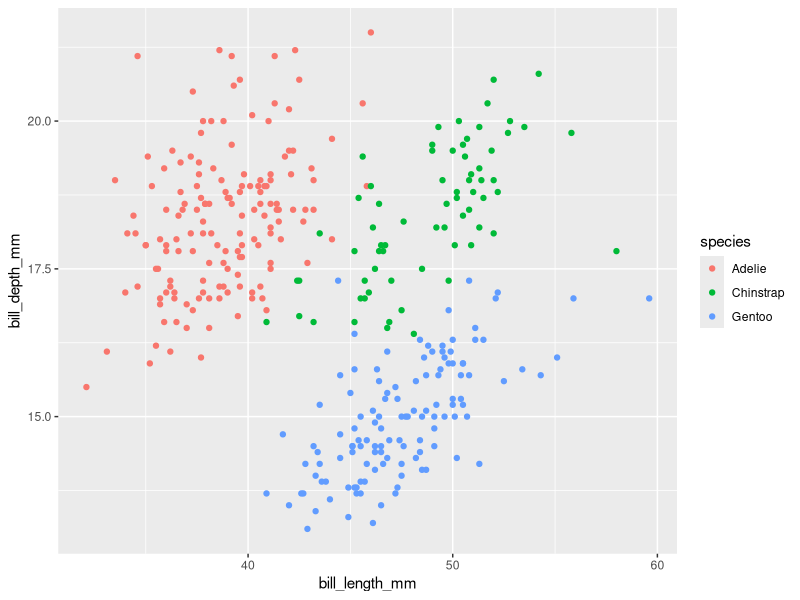
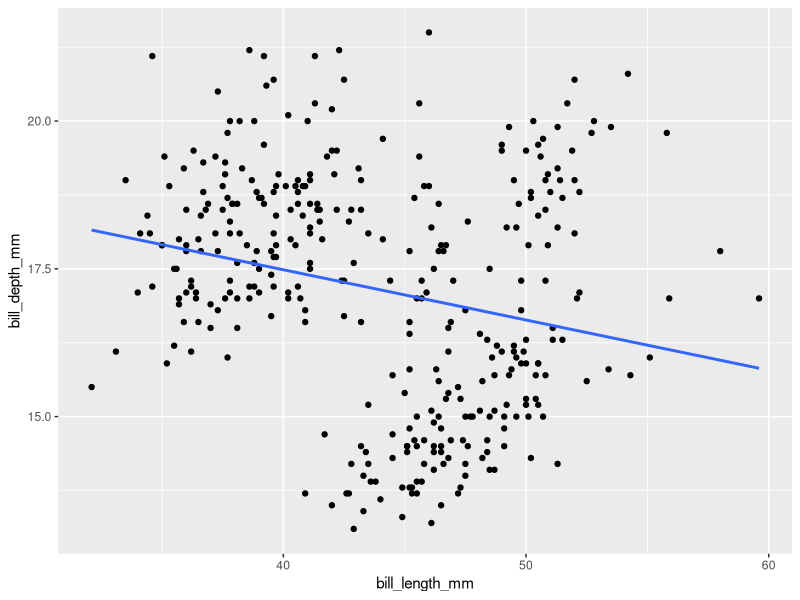
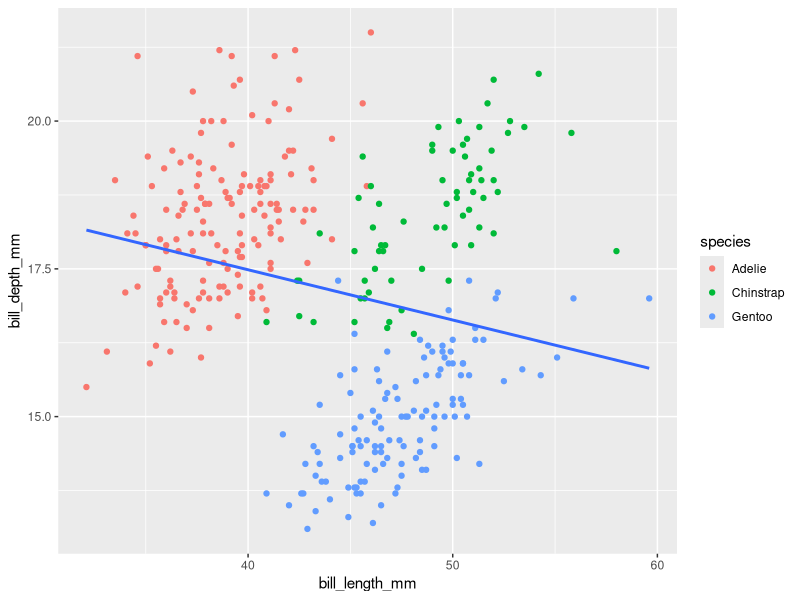
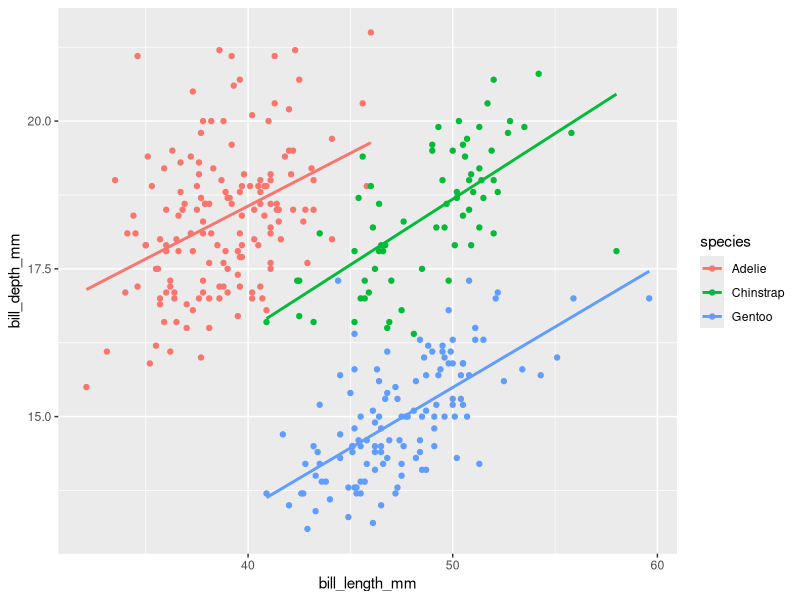

Recreate these plots in R, in order.
## ---- chunk 1
library(palmerpenguins)
library(ggplot2)
## ---- chunk 2
knitr::kable(summary(penguins))
## ---- chunk 3
penguins_ordered <- dplyr::arrange(penguins, bill_length_mm)
knitr::kable(rbind(head(penguins_ordered,n=7),tail(penguins_ordered,n=4)))
## ---- chunk 4
ggplot(penguins) +
  geom_point(aes(bill_length_mm,bill_depth_mm,color=species))
## ---- chunk 5
lmfit1 <- summary(lm(bill_depth_mm ~ bill_length_mm, penguins))
lmfit1
ggplot(penguins) +
  geom_point(aes(bill_length_mm,bill_depth_mm)) +
  geom_smooth(aes(bill_length_mm,bill_depth_mm),method = "lm", se = FALSE)
## ---- chunk 6
ggplot(penguins) +
  geom_point(aes(bill_length_mm,bill_depth_mm,color=species)) +
  geom_smooth(aes(bill_length_mm,bill_depth_mm),method = "lm", se = FALSE)
## ---- chunk 7
lmfit2 <- summary(lm(bill_depth_mm ~  bill_length_mm + species, penguins))
ggplot(penguins) +
  geom_point(aes(bill_length_mm,bill_depth_mm,color=species)) +
  geom_smooth(aes(bill_length_mm,bill_depth_mm,color=species),method = "lm", se = FALSE)
